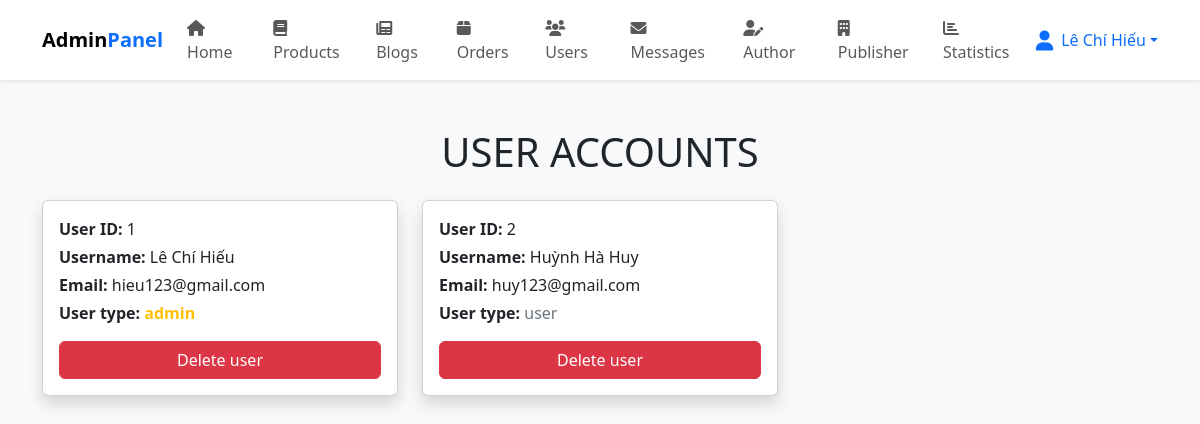
/admin_users.php (signed in), run on an earlier commit of the app's database.
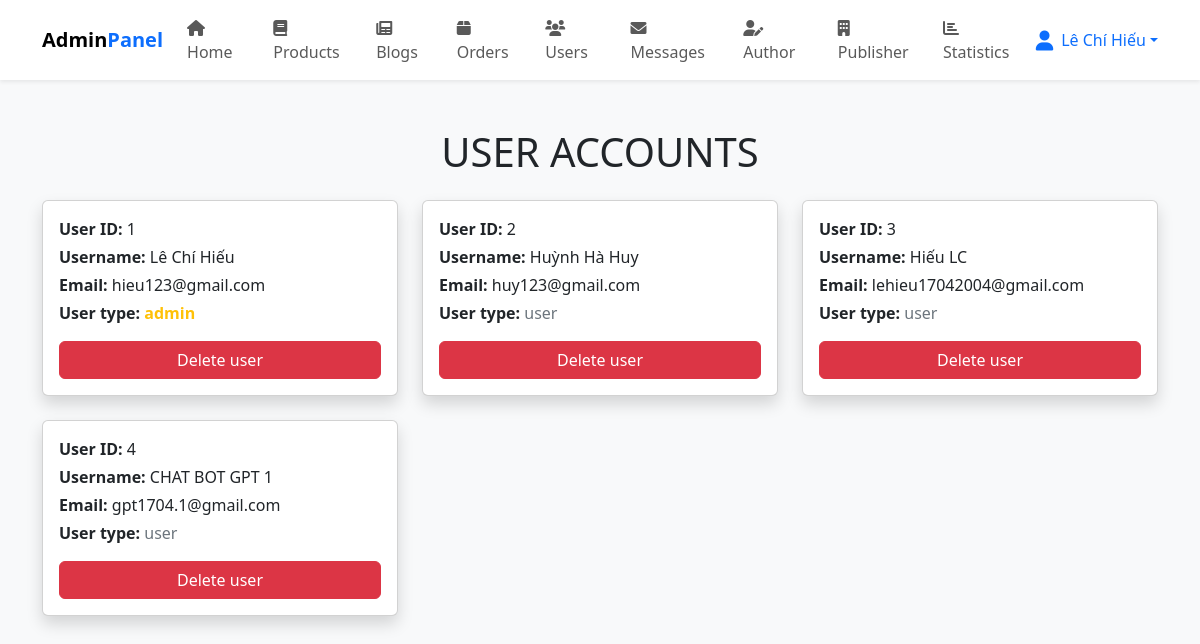
And on a later commit of the database.
### tables this page shows
CREATE TABLE `users` (
  `id` int NOT NULL,
  `name` varchar(100) NOT NULL,
  `email` varchar(100) NOT NULL,
  `password` varchar(100) NOT NULL,
  `user_type` varchar(20) NOT NULL DEFAULT 'user'
);

### admin_users.php (the view, shortened to what this page needs)
<?php
include 'config.php';
?>
<!DOCTYPE html>
<html lang="en">
<head>
   <link href="https://cdn.jsdelivr.net/npm/bootstrap@5.3.3/dist/css/bootstrap.min.css" rel="stylesheet">
   <link rel="stylesheet" href="https://cdnjs.cloudflare.com/ajax/libs/font-awesome/6.0.0/css/all.min.css">
</head>
<body class="bg-light">
   <?php include 'admin_header.php'; ?>
   <section class="container my-5">
      <h1 class="text-center text-uppercase mb-4">User Accounts</h1>
      <div class="row g-4">
         <?php
         $select_users = mysqli_query($conn, "SELECT * FROM `users`") or die('query failed');
         while ($fetch_users = mysqli_fetch_assoc($select_users)) {
         ?>
            <div class="col-md-4 col-sm-6">
               <div class="card shadow h-100">
                  <div class="card-body">
                     <p class="mb-1"><strong>User ID:</strong> <span><?php echo $fetch_users['id']; ?></span></p>
                     <p class="mb-1"><strong>Username:</strong> <span><?php echo $fetch_users['name']; ?></span></p>
                     <p class="mb-1"><strong>Email:</strong> <span><?php echo $fetch_users['email']; ?></span></p>
                     <p class="mb-3">
                        <strong>User type:</strong>
                        <span class="<?php echo ($fetch_users['user_type'] == 'admin') ? 'text-warning fw-bold' : 'text-secondary'; ?>">
                           <?php echo $fetch_users['user_type']; ?>
                        </span>
                     </p>
                     <a href="admin_users.php?delete=<?php echo $fetch_users['id']; ?>" onclick="return confirm('delete this user?');" class="btn btn-danger w-100">Delete user</a>
                  </div>
               </div>
            </div>
         <?php
         };
         ?>
      </div>
   </section>
</body>
</html>

What changed in the data, as far as the page shows it:
added users: id "3", name "Hiếu LC", email "lehieu17042004@gmail.com", user_type "user"
added users: id "4", name "CHAT BOT GPT 1", email "gpt1704.1@gmail.com", user_type "user"
